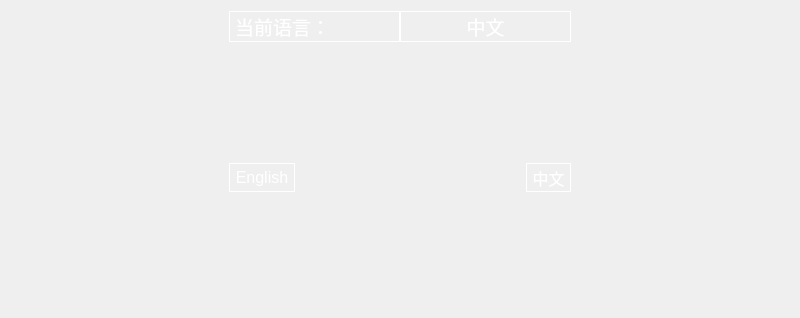
<?xml version="1.0" encoding="UTF-8"?>
<ui version="4.0">
 <class>Language</class>
 <widget class="QWidget" name="Language">
  <property name="geometry">
   <rect>
    <x>0</x>
    <y>0</y>
    <width>800</width>
    <height>318</height>
   </rect>
  </property>
  <property name="windowTitle">
   <string>Form</string>
  </property>
  <layout class="QGridLayout" name="gridLayout">
   <item row="0" column="1" colspan="3">
    <layout class="QHBoxLayout" name="horizontalLayout">
     <property name="spacing">
      <number>0</number>
     </property>
     <item>
      <widget class="QLabel" name="label">
       <property name="font">
        <font>
         <pointsize>14</pointsize>
        </font>
       </property>
       <property name="styleSheet">
        <string notr="true">background:transparent;
color: rgb(255, 255, 255);
border: 1px solid white;
border-radius: 30px;</string>
       </property>
       <property name="text">
        <string>当前语言：</string>
       </property>
       <property name="alignment">
        <set>Qt::AlignLeading|Qt::AlignLeft|Qt::AlignVCenter</set>
       </property>
      </widget>
     </item>
     <item>
      <widget class="QLabel" name="label_2">
       <property name="font">
        <font>
         <pointsize>14</pointsize>
        </font>
       </property>
       <property name="styleSheet">
        <string notr="true">background:transparent;
color: rgb(255, 255, 255);
border: 1px solid white;
border-radius: 30px;</string>
       </property>
       <property name="text">
        <string>中文</string>
       </property>
       <property name="alignment">
        <set>Qt::AlignCenter</set>
       </property>
      </widget>
     </item>
    </layout>
   </item>
   <item row="2" column="1">
    <widget class="QToolButton" name="toolButton">
     <property name="sizePolicy">
      <sizepolicy hsizetype="Preferred" vsizetype="Preferred">
       <horstretch>0</horstretch>
       <verstretch>0</verstretch>
      </sizepolicy>
     </property>
     <property name="font">
      <font>
       <pointsize>12</pointsize>
      </font>
     </property>
     <property name="styleSheet">
      <string notr="true">background:transparent;
color: rgb(255, 255, 255);
border: 1px solid white;
border-radius: 30px;</string>
     </property>
     <property name="text">
      <string>English</string>
     </property>
     <property name="icon">
      <iconset resource="InverterController.qrc">
       <normaloff>:/images/english.png</normaloff>:/images/english.png</iconset>
     </property>
     <property name="iconSize">
      <size>
       <width>100</width>
       <height>100</height>
      </size>
     </property>
     <property name="toolButtonStyle">
      <enum>Qt::ToolButtonTextUnderIcon</enum>
     </property>
    </widget>
   </item>
   <item row="2" column="3">
    <widget class="QToolButton" name="toolButton_2">
     <property name="sizePolicy">
      <sizepolicy hsizetype="Preferred" vsizetype="Preferred">
       <horstretch>0</horstretch>
       <verstretch>0</verstretch>
      </sizepolicy>
     </property>
     <property name="font">
      <font>
       <pointsize>12</pointsize>
      </font>
     </property>
     <property name="styleSheet">
      <string notr="true">background:transparent;
color: rgb(255, 255, 255);
border: 1px solid white;
border-radius: 30px;</string>
     </property>
     <property name="text">
      <string>中文</string>
     </property>
     <property name="icon">
      <iconset resource="InverterController.qrc">
       <normaloff>:/images/china.png</normaloff>:/images/china.png</iconset>
     </property>
     <property name="iconSize">
      <size>
       <width>100</width>
       <height>100</height>
      </size>
     </property>
     <property name="toolButtonStyle">
      <enum>Qt::ToolButtonTextUnderIcon</enum>
     </property>
    </widget>
   </item>
   <item row="1" column="1">
    <spacer name="verticalSpacer">
     <property name="orientation">
      <enum>Qt::Vertical</enum>
     </property>
     <property name="sizeHint" stdset="0">
      <size>
       <width>20</width>
       <height>40</height>
      </size>
     </property>
    </spacer>
   </item>
   <item row="3" column="1">
    <spacer name="verticalSpacer_2">
     <property name="orientation">
      <enum>Qt::Vertical</enum>
     </property>
     <property name="sizeHint" stdset="0">
      <size>
       <width>20</width>
       <height>40</height>
      </size>
     </property>
    </spacer>
   </item>
   <item row="2" column="0">
    <spacer name="horizontalSpacer">
     <property name="orientation">
      <enum>Qt::Horizontal</enum>
     </property>
     <property name="sizeHint" stdset="0">
      <size>
       <width>40</width>
       <height>20</height>
      </size>
     </property>
    </spacer>
   </item>
   <item row="2" column="4">
    <spacer name="horizontalSpacer_2">
     <property name="orientation">
      <enum>Qt::Horizontal</enum>
     </property>
     <property name="sizeHint" stdset="0">
      <size>
       <width>40</width>
       <height>20</height>
      </size>
     </property>
    </spacer>
   </item>
   <item row="2" column="2">
    <spacer name="horizontalSpacer_3">
     <property name="orientation">
      <enum>Qt::Horizontal</enum>
     </property>
     <property name="sizeHint" stdset="0">
      <size>
       <width>40</width>
       <height>20</height>
      </size>
     </property>
    </spacer>
   </item>
  </layout>
 </widget>
 <resources>
  <include location="InverterController.qrc"/>
 </resources>
 <connections/>
</ui>
